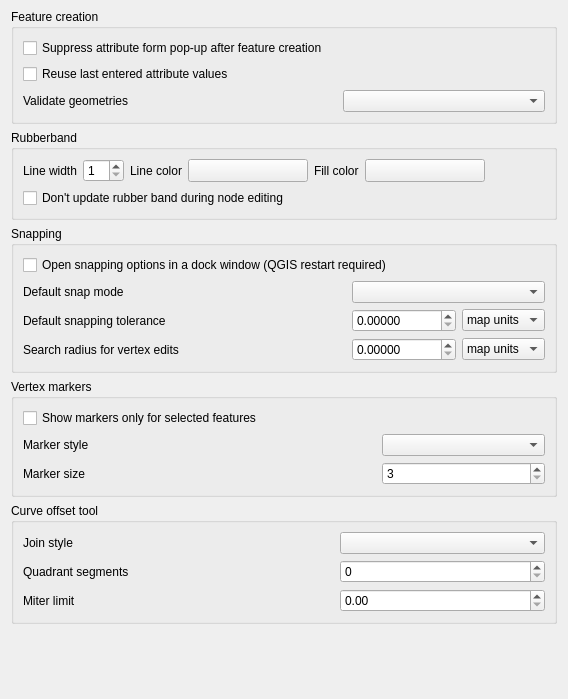
             <widget class="QWidget" name="mOptionsScrollAreaContents_07">
              <property name="geometry">
               <rect>
                <x>0</x>
                <y>0</y>
                <width>568</width>
                <height>699</height>
               </rect>
              </property>
              <layout class="QVBoxLayout" name="verticalLayout_31">
               <property name="topMargin">
                <number>9</number>
               </property>
               <item>
                <widget class="QgsCollapsibleGroupBox" name="mEnterAttributeValuesGroupBox">
                 <property name="title">
                  <string>Feature creation</string>
                 </property>
                 <layout class="QGridLayout" name="gridLayout_28">
                  <item row="2" column="2">
                   <widget class="QComboBox" name="mValidateGeometries">
                    <property name="sizePolicy">
                     <sizepolicy hsizetype="Expanding" vsizetype="Fixed">
                      <horstretch>0</horstretch>
                      <verstretch>0</verstretch>
                     </sizepolicy>
                    </property>
                   </widget>
                  </item>
                  <item row="2" column="0">
                   <widget class="QLabel" name="label_19">
                    <property name="text">
                     <string>Validate geometries</string>
                    </property>
                   </widget>
                  </item>
                  <item row="0" column="0" colspan="3">
                   <widget class="QCheckBox" name="chkDisableAttributeValuesDlg">
                    <property name="text">
                     <string>Suppress attribute form pop-up after feature creation</string>
                    </property>
                    <property name="tristate">
                     <bool>false</bool>
                    </property>
                   </widget>
                  </item>
                  <item row="2" column="1">
                   <spacer name="horizontalSpacer_32">
                    <property name="orientation">
                     <enum>Qt::Horizontal</enum>
                    </property>
                    <property name="sizeHint" stdset="0">
                     <size>
                      <width>40</width>
                      <height>20</height>
                     </size>
                    </property>
                   </spacer>
                  </item>
                  <item row="1" column="0" colspan="3">
                   <widget class="QCheckBox" name="chkReuseLastValues">
                    <property name="text">
                     <string>Reuse last entered attribute values</string>
                    </property>
                    <property name="tristate">
                     <bool>false</bool>
                    </property>
                   </widget>
                  </item>
                 </layout>
                </widget>
               </item>
               <item>
                <widget class="QgsCollapsibleGroupBox" name="mRubberBandGroupBox">
                 <property name="title">
                  <string>Rubberband</string>
                 </property>
                 <layout class="QGridLayout" name="_9">
                  <item row="0" column="9">
                   <spacer name="horizontalSpacer_33">
                    <property name="orientation">
                     <enum>Qt::Horizontal</enum>
                    </property>
                    <property name="sizeHint" stdset="0">
                     <size>
                      <width>40</width>
                      <height>20</height>
                     </size>
                    </property>
                   </spacer>
                  </item>
                  <item row="0" column="0">
                   <widget class="QLabel" name="mLineWidthTextLabel">
                    <property name="sizePolicy">
                     <sizepolicy hsizetype="Maximum" vsizetype="Preferred">
                      <horstretch>0</horstretch>
                      <verstretch>0</verstretch>
                     </sizepolicy>
                    </property>
                    <property name="text">
                     <string>Line width</string>
                    </property>
                   </widget>
                  </item>
                  <item row="0" column="2">
                   <widget class="QLabel" name="mLineColorTextLabel">
                    <property name="sizePolicy">
                     <sizepolicy hsizetype="Maximum" vsizetype="Preferred">
                      <horstretch>0</horstretch>
                      <verstretch>0</verstretch>
                     </sizepolicy>
                    </property>
                    <property name="text">
                     <string>Line color</string>
                    </property>
                   </widget>
                  </item>
                  <item row="0" column="1">
                   <widget class="QSpinBox" name="mLineWidthSpinBox">
                    <property name="toolTip">
                     <string>Line width in pixels</string>
                    </property>
                    <property name="minimum">
                     <number>1</number>
                    </property>
                   </widget>
                  </item>
                  <item row="0" column="5">
                   <widget class="QgsColorButtonV2" name="mFillColorToolButton">
                    <property name="sizePolicy">
                     <sizepolicy hsizetype="Fixed" vsizetype="Fixed">
                      <horstretch>0</horstretch>
                      <verstretch>0</verstretch>
                     </sizepolicy>
                    </property>
                    <property name="minimumSize">
                     <size>
                      <width>120</width>
                      <height>0</height>
                     </size>
                    </property>
                    <property name="maximumSize">
                     <size>
                      <width>120</width>
                      <height>16777215</height>
                     </size>
                    </property>
                    <property name="text">
                     <string/>
                    </property>
                   </widget>
                  </item>
                  <item row="0" column="4">
                   <widget class="QLabel" name="mSelectColorTextLabel">
                    <property name="sizePolicy">
                     <sizepolicy hsizetype="Maximum" vsizetype="Preferred">
                      <horstretch>0</horstretch>
                      <verstretch>0</verstretch>
                     </sizepolicy>
                    </property>
                    <property name="text">
                     <string>Fill color</string>
                    </property>
                   </widget>
                  </item>
                  <item row="0" column="3">
                   <widget class="QgsColorButtonV2" name="mLineColorToolButton">
                    <property name="sizePolicy">
                     <sizepolicy hsizetype="Fixed" vsizetype="Fixed">
                      <horstretch>0</horstretch>
                      <verstretch>0</verstretch>
                     </sizepolicy>
                    </property>
                    <property name="minimumSize">
                     <size>
                      <width>120</width>
                      <height>0</height>
                     </size>
                    </property>
                    <property name="maximumSize">
                     <size>
                      <width>120</width>
                      <height>16777215</height>
                     </size>
                    </property>
                    <property name="text">
                     <string/>
                    </property>
                   </widget>
                  </item>
                  <item row="1" column="0" colspan="7">
                   <widget class="QCheckBox" name="mLineGhostCheckBox">
                    <property name="text">
                     <string>Don't update rubber band during node editing</string>
                    </property>
                   </widget>
                  </item>
                 </layout>
                </widget>
               </item>
               <item>
                <widget class="QgsCollapsibleGroupBox" name="mSnappingGroupBox">
                 <property name="title">
                  <string>Snapping</string>
                 </property>
                 <layout class="QGridLayout" name="_10">
                  <item row="1" column="0">
                   <widget class="QLabel" name="mDefaultSnapModeLabel">
                    <property name="text">
                     <string>Default snap mode</string>
                    </property>
                   </widget>
                  </item>
                  <item row="1" column="4" colspan="2">
                   <widget class="QComboBox" name="mDefaultSnapModeComboBox">
                    <property name="sizePolicy">
                     <sizepolicy hsizetype="Expanding" vsizetype="Fixed">
                      <horstretch>0</horstretch>
                      <verstretch>0</verstretch>
                     </sizepolicy>
                    </property>
                   </widget>
                  </item>
                  <item row="2" column="0" colspan="2">
                   <widget class="QLabel" name="mDefaultSnappingToleranceTextLabel">
                    <property name="text">
                     <string>Default snapping tolerance</string>
                    </property>
                   </widget>
                  </item>
                  <item row="2" column="4">
                   <widget class="QDoubleSpinBox" name="mDefaultSnappingToleranceSpinBox">
                    <property name="decimals">
                     <number>5</number>
                    </property>
                    <property name="maximum">
                     <double>99999999.989999994635582</double>
                    </property>
                   </widget>
                  </item>
                  <item row="3" column="0" colspan="3">
                   <widget class="QLabel" name="mVertexSearchRadiusVertexEditLabel">
                    <property name="text">
                     <string>Search radius for vertex edits</string>
                    </property>
                   </widget>
                  </item>
                  <item row="3" column="4">
                   <widget class="QDoubleSpinBox" name="mSearchRadiusVertexEditSpinBox">
                    <property name="decimals">
                     <number>5</number>
                    </property>
                    <property name="maximum">
                     <double>99999999.989999994635582</double>
                    </property>
                   </widget>
                  </item>
                  <item row="2" column="5">
                   <widget class="QComboBox" name="mDefaultSnappingToleranceComboBox">
                    <property name="sizePolicy">
                     <sizepolicy hsizetype="Expanding" vsizetype="Fixed">
                      <horstretch>0</horstretch>
                      <verstretch>0</verstretch>
                     </sizepolicy>
                    </property>
                    <item>
                     <property name="text">
                      <string>map units</string>
                     </property>
                    </item>
                    <item>
                     <property name="text">
                      <string>pixels</string>
                     </property>
                    </item>
                   </widget>
                  </item>
                  <item row="3" column="5">
                   <widget class="QComboBox" name="mSearchRadiusVertexEditComboBox">
                    <item>
                     <property name="text">
                      <string>map units</string>
                     </property>
                    </item>
                    <item>
                     <property name="text">
                      <string>pixels</string>
                     </property>
                    </item>
                   </widget>
                  </item>
                  <item row="3" column="3">
                   <spacer>
                    <property name="orientation">
                     <enum>Qt::Horizontal</enum>
                    </property>
                    <property name="sizeHint" stdset="0">
                     <size>
                      <width>61</width>
                      <height>20</height>
                     </size>
                    </property>
                   </spacer>
                  </item>
                  <item row="2" column="2" colspan="2">
                   <spacer>
                    <property name="orientation">
                     <enum>Qt::Horizontal</enum>
                    </property>
                    <property name="sizeHint" stdset="0">
                     <size>
                      <width>241</width>
                      <height>20</height>
                     </size>
                    </property>
                   </spacer>
                  </item>
                  <item row="1" column="1" colspan="3">
                   <spacer>
                    <property name="orientation">
                     <enum>Qt::Horizontal</enum>
                    </property>
                    <property name="sizeHint" stdset="0">
                     <size>
                      <width>311</width>
                      <height>20</height>
                     </size>
                    </property>
                   </spacer>
                  </item>
                  <item row="0" column="0" colspan="6">
                   <widget class="QCheckBox" name="cbxSnappingOptionsDocked">
                    <property name="text">
                     <string>Open snapping options in a dock window (QGIS restart required)</string>
                    </property>
                   </widget>
                  </item>
                 </layout>
                </widget>
               </item>
               <item>
                <widget class="QgsCollapsibleGroupBox" name="mVertexMarkerGroupBox">
                 <property name="title">
                  <string>Vertex markers</string>
                 </property>
                 <layout class="QGridLayout" name="_11">
                  <item row="1" column="0">
                   <widget class="QLabel" name="mMarkerStyleLabel">
                    <property name="text">
                     <string>Marker style</string>
                    </property>
                   </widget>
                  </item>
                  <item row="1" column="1">
                   <spacer>
                    <property name="orientation">
                     <enum>Qt::Horizontal</enum>
                    </property>
                    <property name="sizeHint" stdset="0">
                     <size>
                      <width>281</width>
                      <height>20</height>
                     </size>
                    </property>
                   </spacer>
                  </item>
                  <item row="1" column="2">
                   <widget class="QComboBox" name="mMarkerStyleComboBox">
                    <property name="sizePolicy">
                     <sizepolicy hsizetype="Expanding" vsizetype="Fixed">
                      <horstretch>0</horstretch>
                      <verstretch>0</verstretch>
                     </sizepolicy>
                    </property>
                   </widget>
                  </item>
                  <item row="2" column="2">
                   <widget class="QSpinBox" name="mMarkerSizeSpinBox">
                    <property name="layoutDirection">
                     <enum>Qt::LeftToRight</enum>
                    </property>
                    <property name="minimum">
                     <number>3</number>
                    </property>
                    <property name="singleStep">
                     <number>1</number>
                    </property>
                   </widget>
                  </item>
                  <item row="2" column="0">
                   <widget class="QLabel" name="label_6">
                    <property name="text">
                     <string>Marker size</string>
                    </property>
                   </widget>
                  </item>
                  <item row="2" column="1">
                   <spacer>
                    <property name="orientation">
                     <enum>Qt::Horizontal</enum>
                    </property>
                    <property name="sizeHint" stdset="0">
                     <size>
                      <width>40</width>
                      <height>20</height>
                     </size>
                    </property>
                   </spacer>
                  </item>
                  <item row="0" column="0" colspan="3">
                   <widget class="QCheckBox" name="mMarkersOnlyForSelectedCheckBox">
                    <property name="text">
                     <string>Show markers only for selected features</string>
                    </property>
                   </widget>
                  </item>
                 </layout>
                </widget>
               </item>
               <item>
                <widget class="QgsCollapsibleGroupBox" name="groupBox_21">
                 <property name="title">
                  <string>Curve offset tool</string>
                 </property>
                 <layout class="QGridLayout" name="gridLayout">
                  <item row="1" column="2">
                   <widget class="QSpinBox" name="mOffsetQuadSegSpinBox"/>
                  </item>
                  <item row="2" column="0">
                   <widget class="QLabel" name="label_28">
                    <property name="text">
                     <string>Miter limit</string>
                    </property>
                   </widget>
                  </item>
                  <item row="0" column="0">
                   <widget class="QLabel" name="label_26">
                    <property name="text">
                     <string>Join style</string>
                    </property>
                   </widget>
                  </item>
                  <item row="0" column="2">
                   <widget class="QComboBox" name="mOffsetJoinStyleComboBox">
                    <property name="sizePolicy">
                     <sizepolicy hsizetype="Expanding" vsizetype="Fixed">
                      <horstretch>0</horstretch>
                      <verstretch>0</verstretch>
                     </sizepolicy>
                    </property>
                   </widget>
                  </item>
                  <item row="1" column="0">
                   <widget class="QLabel" name="label_27">
                    <property name="text">
                     <string>Quadrant segments</string>
                    </property>
                   </widget>
                  </item>
                  <item row="2" column="2">
                   <widget class="QDoubleSpinBox" name="mCurveOffsetMiterLimitComboBox"/>
                  </item>
                  <item row="0" column="1">
                   <spacer name="horizontalSpacer_29">
                    <property name="orientation">
                     <enum>Qt::Horizontal</enum>
                    </property>
                    <property name="sizeHint" stdset="0">
                     <size>
                      <width>40</width>
                      <height>20</height>
                     </size>
                    </property>
                   </spacer>
                  </item>
                  <item row="1" column="1">
                   <spacer name="horizontalSpacer_30">
                    <property name="orientation">
                     <enum>Qt::Horizontal</enum>
                    </property>
                    <property name="sizeHint" stdset="0">
                     <size>
                      <width>40</width>
                      <height>20</height>
                     </size>
                    </property>
                   </spacer>
                  </item>
                  <item row="2" column="1">
                   <spacer name="horizontalSpacer_31">
                    <property name="orientation">
                     <enum>Qt::Horizontal</enum>
                    </property>
                    <property name="sizeHint" stdset="0">
                     <size>
                      <width>40</width>
                      <height>20</height>
                     </size>
                    </property>
                   </spacer>
                  </item>
                 </layout>
                </widget>
               </item>
               <item>
                <spacer name="verticalSpacer_4">
                 <property name="orientation">
                  <enum>Qt::Vertical</enum>
                 </property>
                 <property name="sizeHint" stdset="0">
                  <size>
                   <width>20</width>
                   <height>40</height>
                  </size>
                 </property>
                </spacer>
               </item>
              </layout>
             </widget>
